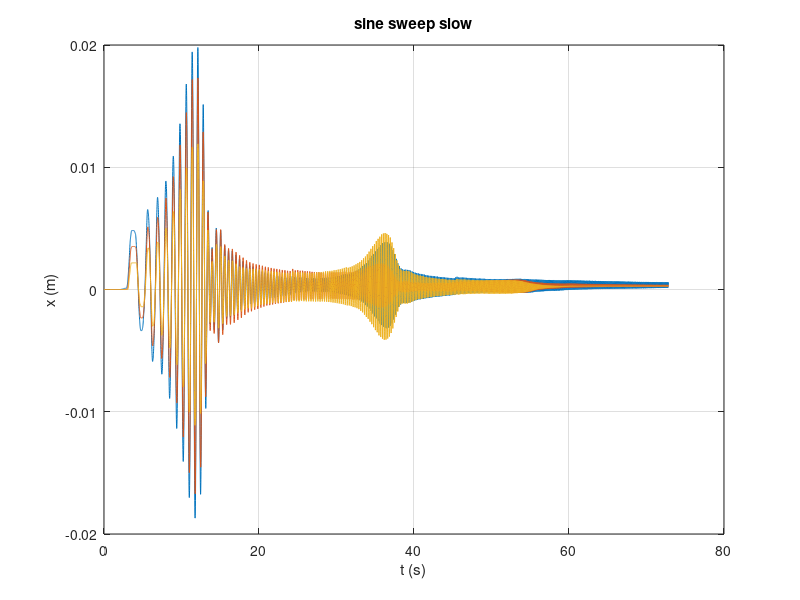
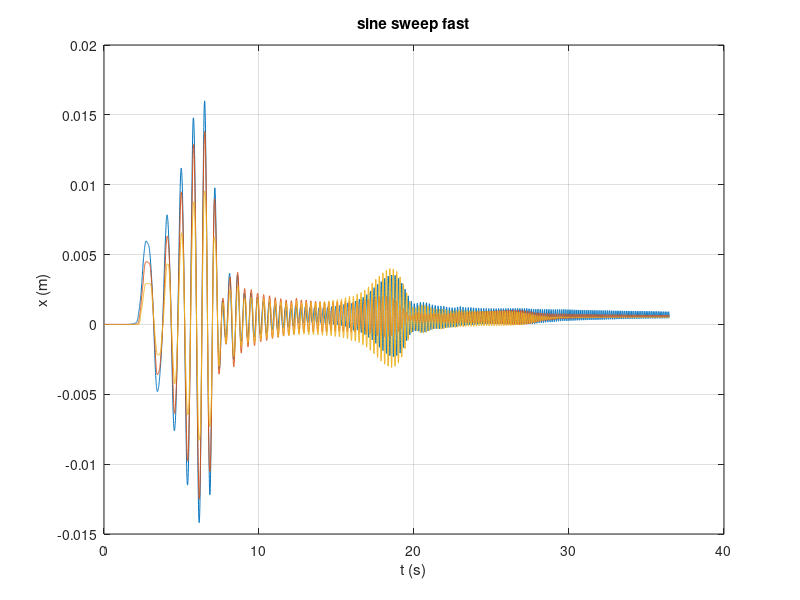
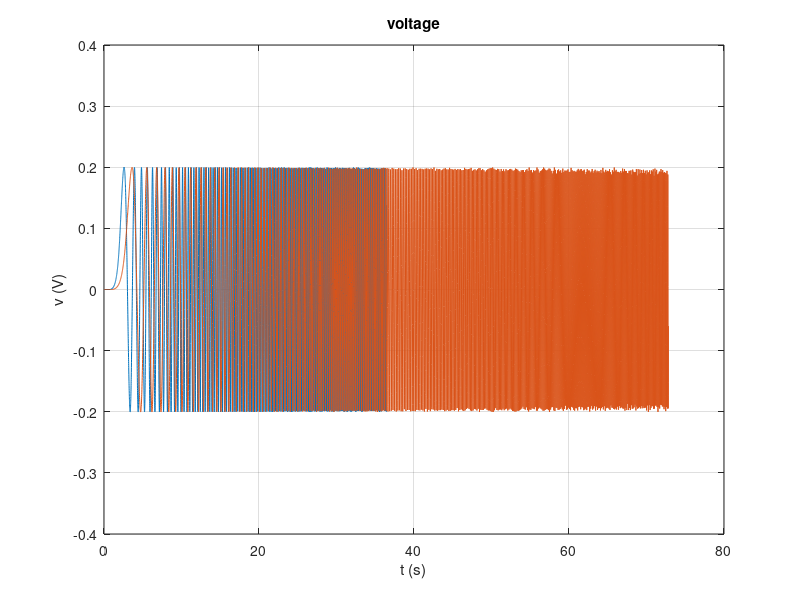

The MATLAB script that drew these images, in order: (Note: this script raises an error after producing the figures.)
clear all; 
close all; 
clc;

% Load data
load input_data_sine_s_slow;
load input_data_sine_s_fast;

%plot sine sweep slow 
figure
plot(t_sss,x1_sss,t_sss,x2_sss,t_sss,x3_sss)
xlabel('t (s)');ylabel('x (m)');
grid
title('sine sweep slow')

%plot sine sweep fast
figure
plot(t_ssf,x1_ssf,t_ssf,x2_ssf,t_ssf,x3_ssf)
xlabel('t (s)');ylabel('x (m)');
grid
title('sine sweep fast')

figure
plot(t_ssf,v_ssf,t_sss,v_sss)
xlabel('t (s)');ylabel('v (V)');
grid
title('voltage')


%% Transfer function estimate

Ts_ssf         = t_ssf(1000) - t_ssf(999);
data_ssf_1      = iddata( [ x1_ssf  ] , v_ssf, Ts_ssf )
TF_fast_11     = tfest(data_ssf_1,[ 6 ],[ 4 ]);

Ts_sss         = t_sss(1000) - t_sss(999);
data_sss_1       = iddata( [ x1_sss  ] , v_sss, Ts_sss )
TF_slow_11     = tfest(data_sss_1,[ 6 ],[ 4 ]);

b1 = bodeplot(TF_fast_11,TF_slow_11);


Ts_ssf         = t_ssf(1000) - t_ssf(999);
data_ssf_2       = iddata( [ x2_ssf  ] , v_ssf, Ts_ssf )
TF_fast_12 = tfest(data_ssf_2,[ 6 ],[ 3 ])

Ts_sss         = t_sss(1000) - t_sss(999);
data_sss_2      = iddata( [ x2_sss  ] , v_sss, Ts_sss )
TF_slow_12 = tfest(data_sss_2,[6 ],[ 3 ])

b2 = bodeplot(TF_fast_12,TF_slow_12);


Ts_ssf         = t_ssf(1000) - t_ssf(999);
data_ssf_3       = iddata( [ x3_ssf  ] , v_ssf, Ts_ssf )
TF_fast_13 = tfest(data_ssf_3,[ 6 ],[ 2 ])

Ts_sss         = t_sss(1000) - t_sss(999);
data_sss_3      = iddata( [ x3_sss  ] , v_sss, Ts_sss )
TF_slow_13 = tfest(data_sss_3,[6 ],[ 2 ])

b3 = bodeplot(TF_fast_13,TF_slow_13);

%% FFT
Fs_ssf = 1/Ts_ssf;            % Sampling frequency

N_ssf = length(t_ssf);             % Length of signal L=T*Fs

FTT_ssf = fft(v_ssf);

M2_ssf = abs(FTT_ssf.*Ts_ssf);
M1_ssf = M2_ssf(1:N_ssf/10+1);
f_ssf = Fs_ssf*(0:N_ssf/10)/N_ssf;

plot(f_ssf,M1_ssf)

%slow
Fs_sss = 1/Ts_sss;            % Sampling frequency
N_sss = length(t_sss);             % Length of signal L=T*Fs

FTT_sss = fft(v_sss);

M2_sss = abs(FTT_sss.*Ts_sss);
M1_sss = M2_sss(1:N_sss/8+1);
f_sss = Fs_sss*(0:(N_sss/8))/N_sss;

plot(f_sss,M1_sss)

%compare
plot(f_ssf,M1_ssf,f_sss,M1_sss)

